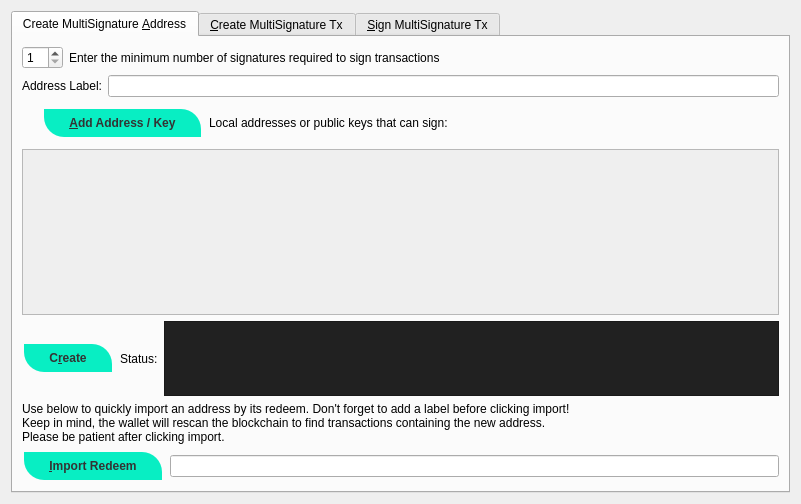
<?xml version="1.0" encoding="UTF-8"?>
<ui version="4.0">
 <class>MultisigDialog</class>
 <widget class="QDialog" name="MultisigDialog">
  <property name="geometry">
   <rect>
    <x>0</x>
    <y>0</y>
    <width>801</width>
    <height>504</height>
   </rect>
  </property>
  <property name="sizePolicy">
   <sizepolicy hsizetype="Fixed" vsizetype="Fixed">
    <horstretch>0</horstretch>
    <verstretch>0</verstretch>
   </sizepolicy>
  </property>
  <property name="windowTitle">
   <string>Multisignature Address Interactions</string>
  </property>
  <layout class="QVBoxLayout" name="verticalLayout_8">
   <item>
    <widget class="QTabWidget" name="multisigTabWidget">
     <property name="styleSheet">
      <string notr="true">QScrollArea{border: 1px solid #5b4c7c;}
QFrame{background-color:#f2f0f0;}
QLabel{background-color:#ffffff;}
QFrame &gt; QLabel{background-color:#f2f0f0;}</string>
     </property>
     <property name="tabShape">
      <enum>QTabWidget::Rounded</enum>
     </property>
     <property name="currentIndex">
      <number>0</number>
     </property>
     <property name="elideMode">
      <enum>Qt::ElideNone</enum>
     </property>
     <property name="documentMode">
      <bool>false</bool>
     </property>
     <property name="tabsClosable">
      <bool>false</bool>
     </property>
     <property name="tabBarAutoHide">
      <bool>false</bool>
     </property>
     <widget class="QWidget" name="addMultisigTab">
      <property name="sizePolicy">
       <sizepolicy hsizetype="Minimum" vsizetype="Minimum">
        <horstretch>0</horstretch>
        <verstretch>0</verstretch>
       </sizepolicy>
      </property>
      <attribute name="title">
       <string>Create MultiSignature &amp;Address</string>
      </attribute>
      <layout class="QVBoxLayout" name="verticalLayout">
       <item>
        <layout class="QHBoxLayout" name="enterMLayout">
         <item>
          <widget class="QSpinBox" name="enterMSpinbox">
           <property name="sizePolicy">
            <sizepolicy hsizetype="Fixed" vsizetype="Fixed">
             <horstretch>0</horstretch>
             <verstretch>0</verstretch>
            </sizepolicy>
           </property>
           <property name="toolTip">
            <string>How many people must sign to verify a transaction</string>
           </property>
           <property name="minimum">
            <number>1</number>
           </property>
           <property name="maximum">
            <number>16</number>
           </property>
           <property name="value">
            <number>1</number>
           </property>
          </widget>
         </item>
         <item>
          <widget class="QLabel" name="enterMLabel">
           <property name="styleSheet">
            <string notr="true">background:transparent;</string>
           </property>
           <property name="text">
            <string>Enter the minimum number of signatures required to sign transactions</string>
           </property>
          </widget>
         </item>
        </layout>
       </item>
       <item>
        <layout class="QHBoxLayout" name="addressLabelLayout">
         <item>
          <widget class="QLabel" name="addressLableLabel">
           <property name="styleSheet">
            <string notr="true">background:transparent;
</string>
           </property>
           <property name="text">
            <string>Address Label:</string>
           </property>
          </widget>
         </item>
         <item>
          <widget class="QLineEdit" name="multisigAddressLabel"/>
         </item>
        </layout>
       </item>
       <item>
        <layout class="QHBoxLayout" name="addAddressLayout">
         <item>
          <spacer name="verticalSpacer">
           <property name="orientation">
            <enum>Qt::Vertical</enum>
           </property>
           <property name="sizeType">
            <enum>QSizePolicy::Minimum</enum>
           </property>
           <property name="sizeHint" stdset="0">
            <size>
             <width>20</width>
             <height>40</height>
            </size>
           </property>
          </spacer>
         </item>
         <item>
          <widget class="QPushButton" name="addAddressButton">
           <property name="toolTip">
            <string>Add another address that could sign to verify a transaction from the multisig address.</string>
           </property>
           <property name="styleSheet">
            <string notr="true"> .QPushButton {
  background-color: #08EEC3;
	border: 0;
	color:#333;
	font-size:12px;
	font-weight:bold;
	padding-left:25px;
	padding-right:25px;
	padding-top:1px;
	padding-bottom:1px;
	height: 26px;
	margin: 2px;
	border-top-right-radius: 20px;
	border-bottom-left-radius: 20px;
}


 .QPushButton:hover {
background-color: #07BC9C;
}

 .QPushButton:pressed{
background-color: #09D9B7;
	border:1px solid #333333;
}
</string>
           </property>
           <property name="text">
            <string>&amp;Add Address / Key</string>
           </property>
           <property name="icon">
            <iconset resource="../caluracoin.qrc">
             <normaloff>:/icons/add</normaloff>:/icons/add</iconset>
           </property>
           <property name="autoDefault">
            <bool>false</bool>
           </property>
          </widget>
         </item>
         <item>
          <widget class="QLabel" name="addAddressLabel">
           <property name="sizePolicy">
            <sizepolicy hsizetype="Preferred" vsizetype="Fixed">
             <horstretch>0</horstretch>
             <verstretch>0</verstretch>
            </sizepolicy>
           </property>
           <property name="styleSheet">
            <string notr="true">background:transparent;</string>
           </property>
           <property name="text">
            <string>Local addresses or public keys that can sign:</string>
           </property>
          </widget>
         </item>
         <item>
          <spacer name="addAddressSpacer_2">
           <property name="orientation">
            <enum>Qt::Horizontal</enum>
           </property>
           <property name="sizeHint" stdset="0">
            <size>
             <width>40</width>
             <height>10</height>
            </size>
           </property>
          </spacer>
         </item>
        </layout>
       </item>
       <item>
        <widget class="QScrollArea" name="addAddressScrollArea">
         <property name="sizePolicy">
          <sizepolicy hsizetype="Preferred" vsizetype="Expanding">
           <horstretch>0</horstretch>
           <verstretch>0</verstretch>
          </sizepolicy>
         </property>
         <property name="widgetResizable">
          <bool>true</bool>
         </property>
         <widget class="QWidget" name="addAddressWidget">
          <property name="geometry">
           <rect>
            <x>0</x>
            <y>0</y>
            <width>759</width>
            <height>155</height>
           </rect>
          </property>
          <layout class="QVBoxLayout" name="verticalLayout_5">
           <item>
            <layout class="QVBoxLayout" name="addressList"/>
           </item>
          </layout>
         </widget>
        </widget>
       </item>
       <item>
        <layout class="QHBoxLayout" name="addMultisigLayout">
         <item>
          <widget class="QPushButton" name="addMultisigButton">
           <property name="sizePolicy">
            <sizepolicy hsizetype="Preferred" vsizetype="Fixed">
             <horstretch>0</horstretch>
             <verstretch>0</verstretch>
            </sizepolicy>
           </property>
           <property name="toolTip">
            <string>Create a new multisig address</string>
           </property>
           <property name="toolTipDuration">
            <number>-3</number>
           </property>
           <property name="styleSheet">
            <string notr="true"> .QPushButton {
  background-color: #08EEC3;
	border: 0;
	color:#333;
	font-size:12px;
	font-weight:bold;
	padding-left:25px;
	padding-right:25px;
	padding-top:1px;
	padding-bottom:1px;
	height: 26px;
	margin: 2px;
	border-top-right-radius: 20px;
	border-bottom-left-radius: 20px;
}


 .QPushButton:hover {
background-color: #07BC9C;
}

 .QPushButton:pressed{
background-color: #09D9B7;
	border:1px solid #333333;
}
</string>
           </property>
           <property name="text">
            <string>C&amp;reate</string>
           </property>
           <property name="icon">
            <iconset resource="../caluracoin.qrc">
             <normaloff>:/icons/filesave</normaloff>:/icons/filesave</iconset>
           </property>
           <property name="autoDefault">
            <bool>false</bool>
           </property>
          </widget>
         </item>
         <item>
          <widget class="QLabel" name="label">
           <property name="styleSheet">
            <string notr="true">background:transparent;</string>
           </property>
           <property name="text">
            <string>Status:</string>
           </property>
          </widget>
         </item>
         <item>
          <widget class="QTextEdit" name="addMultisigStatus">
           <property name="sizePolicy">
            <sizepolicy hsizetype="Expanding" vsizetype="Fixed">
             <horstretch>0</horstretch>
             <verstretch>0</verstretch>
            </sizepolicy>
           </property>
           <property name="maximumSize">
            <size>
             <width>16777215</width>
             <height>75</height>
            </size>
           </property>
           <property name="styleSheet">
            <string notr="true">	background-color: #212121;</string>
           </property>
           <property name="readOnly">
            <bool>true</bool>
           </property>
           <property name="textInteractionFlags">
            <set>Qt::TextSelectableByKeyboard|Qt::TextSelectableByMouse</set>
           </property>
          </widget>
         </item>
        </layout>
       </item>
       <item>
        <widget class="QLabel" name="label_2">
         <property name="sizePolicy">
          <sizepolicy hsizetype="Preferred" vsizetype="Preferred">
           <horstretch>0</horstretch>
           <verstretch>0</verstretch>
          </sizepolicy>
         </property>
         <property name="styleSheet">
          <string notr="true">background:transparent;</string>
         </property>
         <property name="text">
          <string>Use below to quickly import an address by its redeem. Don't forget to add a label before clicking import!
Keep in mind, the wallet will rescan the blockchain to find transactions containing the new address.
Please be patient after clicking import.</string>
         </property>
         <property name="scaledContents">
          <bool>false</bool>
         </property>
         <property name="wordWrap">
          <bool>true</bool>
         </property>
        </widget>
       </item>
       <item>
        <layout class="QHBoxLayout" name="importLayout">
         <item>
          <widget class="QPushButton" name="importAddressButton">
           <property name="sizePolicy">
            <sizepolicy hsizetype="Fixed" vsizetype="Fixed">
             <horstretch>0</horstretch>
             <verstretch>0</verstretch>
            </sizepolicy>
           </property>
           <property name="styleSheet">
            <string notr="true"> .QPushButton {
  background-color: #08EEC3;
	border: 0;
	color:#333;
	font-size:12px;
	font-weight:bold;
	padding-left:25px;
	padding-right:25px;
	padding-top:1px;
	padding-bottom:1px;
	height: 26px;
	margin: 2px;
	border-top-right-radius: 20px;
	border-bottom-left-radius: 20px;
}


 .QPushButton:hover {
background-color: #07BC9C;
}

 .QPushButton:pressed{
background-color: #09D9B7;
	border:1px solid #333333;
}
</string>
           </property>
           <property name="text">
            <string>&amp;Import Redeem</string>
           </property>
           <property name="icon">
            <iconset resource="../caluracoin.qrc">
             <normaloff>:/icons/receiving_addresses</normaloff>:/icons/receiving_addresses</iconset>
           </property>
          </widget>
         </item>
         <item>
          <widget class="QLineEdit" name="importRedeem">
           <property name="sizePolicy">
            <sizepolicy hsizetype="Preferred" vsizetype="Fixed">
             <horstretch>0</horstretch>
             <verstretch>0</verstretch>
            </sizepolicy>
           </property>
          </widget>
         </item>
        </layout>
       </item>
      </layout>
     </widget>
     <widget class="QWidget" name="createTransactionTab">
      <attribute name="title">
       <string>&amp;Create MultiSignature Tx</string>
      </attribute>
      <layout class="QVBoxLayout" name="verticalLayout_3">
       <item>
        <layout class="QHBoxLayout" name="horizontalLayout_2">
         <item>
          <layout class="QVBoxLayout" name="createTxLayout">
           <item>
            <layout class="QHBoxLayout" name="addTxInputLayout">
             <item>
              <widget class="QLabel" name="addTxInputLabel">
               <property name="sizePolicy">
                <sizepolicy hsizetype="Fixed" vsizetype="Preferred">
                 <horstretch>0</horstretch>
                 <verstretch>0</verstretch>
                </sizepolicy>
               </property>
               <property name="styleSheet">
                <string notr="true">background:transparent;
</string>
               </property>
               <property name="text">
                <string>Inputs:</string>
               </property>
              </widget>
             </item>
             <item>
              <widget class="QPushButton" name="pushButtonCoinControl">
               <property name="sizePolicy">
                <sizepolicy hsizetype="Preferred" vsizetype="Fixed">
                 <horstretch>0</horstretch>
                 <verstretch>0</verstretch>
                </sizepolicy>
               </property>
               <property name="styleSheet">
                <string notr="true"> .QPushButton {
  background-color: #08EEC3;
	border: 0;
	color:#333;
	font-size:12px;
	font-weight:bold;
	padding-left:25px;
	padding-right:25px;
	padding-top:1px;
	padding-bottom:1px;
	height: 26px;
	margin: 2px;
	border-top-right-radius: 20px;
	border-bottom-left-radius: 20px;
}


 .QPushButton:hover {
background-color: #07BC9C;
}

 .QPushButton:pressed{
background-color: #09D9B7;
	border:1px solid #333333;
}
</string>
               </property>
               <property name="text">
                <string>Coin Control</string>
               </property>
              </widget>
             </item>
             <item>
              <layout class="QFormLayout" name="formLayout_2">
               <property name="rightMargin">
                <number>10</number>
               </property>
               <item row="0" column="0">
                <widget class="QLabel" name="labelQuantity">
                 <property name="styleSheet">
                  <string notr="true">background:transparent;
</string>
                 </property>
                 <property name="text">
                  <string>Quantity Selected:</string>
                 </property>
                </widget>
               </item>
               <item row="0" column="1">
                <widget class="QLabel" name="labelQuantity_int">
                 <property name="styleSheet">
                  <string notr="true">background:transparent;
</string>
                 </property>
                 <property name="text">
                  <string>0</string>
                 </property>
                </widget>
               </item>
               <item row="1" column="0">
                <widget class="QLabel" name="labelAmount">
                 <property name="styleSheet">
                  <string notr="true">background:transparent;
</string>
                 </property>
                 <property name="text">
                  <string>Amount:</string>
                 </property>
                </widget>
               </item>
               <item row="1" column="1">
                <widget class="QLabel" name="labelAmount_int">
                 <property name="styleSheet">
                  <string notr="true">background:transparent;
</string>
                 </property>
                 <property name="text">
                  <string>0</string>
                 </property>
                </widget>
               </item>
              </layout>
             </item>
             <item>
              <widget class="QPushButton" name="addInputButton">
               <property name="sizePolicy">
                <sizepolicy hsizetype="Preferred" vsizetype="Fixed">
                 <horstretch>0</horstretch>
                 <verstretch>0</verstretch>
                </sizepolicy>
               </property>
               <property name="toolTip">
                <string>Add an input to fund the outputs</string>
               </property>
               <property name="styleSheet">
                <string notr="true"> .QPushButton {
  background-color: #08EEC3;
	border: 0;
	color:#333;
	font-size:12px;
	font-weight:bold;
	padding-left:25px;
	padding-right:25px;
	padding-top:1px;
	padding-bottom:1px;
	height: 26px;
	margin: 2px;
	border-top-right-radius: 20px;
	border-bottom-left-radius: 20px;
}


 .QPushButton:hover {
background-color: #07BC9C;
}

 .QPushButton:pressed{
background-color: #09D9B7;
	border:1px solid #333333;
}
</string>
               </property>
               <property name="text">
                <string>Add a Raw Input</string>
               </property>
               <property name="icon">
                <iconset resource="../caluracoin.qrc">
                 <normaloff>:/css/default</normaloff>:/css/default</iconset>
               </property>
              </widget>
             </item>
            </layout>
           </item>
           <item>
            <widget class="QScrollArea" name="txInputsScrollArea">
             <property name="sizePolicy">
              <sizepolicy hsizetype="Preferred" vsizetype="Expanding">
               <horstretch>0</horstretch>
               <verstretch>0</verstretch>
              </sizepolicy>
             </property>
             <property name="widgetResizable">
              <bool>true</bool>
             </property>
             <widget class="QWidget" name="txInputsWidget">
              <property name="geometry">
               <rect>
                <x>0</x>
                <y>0</y>
                <width>747</width>
                <height>70</height>
               </rect>
              </property>
              <layout class="QVBoxLayout" name="verticalLayout_7">
               <item>
                <layout class="QVBoxLayout" name="inputsList"/>
               </item>
               <item>
                <spacer name="txInputsSpacer">
                 <property name="orientation">
                  <enum>Qt::Vertical</enum>
                 </property>
                 <property name="sizeHint" stdset="0">
                  <size>
                   <width>20</width>
                   <height>40</height>
                  </size>
                 </property>
                </spacer>
               </item>
              </layout>
             </widget>
            </widget>
           </item>
           <item>
            <layout class="QHBoxLayout" name="addDestinationLayout">
             <item>
              <widget class="QLabel" name="addDestinationLabel">
               <property name="styleSheet">
                <string notr="true">background:transparent;
</string>
               </property>
               <property name="text">
                <string>Address / Amount:</string>
               </property>
              </widget>
             </item>
             <item>
              <widget class="QPushButton" name="addDestinationButton">
               <property name="sizePolicy">
                <sizepolicy hsizetype="Fixed" vsizetype="Fixed">
                 <horstretch>0</horstretch>
                 <verstretch>0</verstretch>
                </sizepolicy>
               </property>
               <property name="toolTip">
                <string>Add destinations to send CLRC to</string>
               </property>
               <property name="styleSheet">
                <string notr="true"> .QPushButton {
  background-color: #08EEC3;
	border: 0;
	color:#333;
	font-size:12px;
	font-weight:bold;
	padding-left:25px;
	padding-right:25px;
	padding-top:1px;
	padding-bottom:1px;
	height: 26px;
	margin: 2px;
	border-top-right-radius: 20px;
	border-bottom-left-radius: 20px;
}


 .QPushButton:hover {
background-color: #07BC9C;
}

 .QPushButton:pressed{
background-color: #09D9B7;
	border:1px solid #333333;
}
</string>
               </property>
               <property name="text">
                <string>Add &amp;Destination</string>
               </property>
               <property name="icon">
                <iconset resource="../caluracoin.qrc">
                 <normaloff>:/icons/add</normaloff>:/icons/add</iconset>
               </property>
              </widget>
             </item>
             <item>
              <spacer name="addDestinationHorizontalSpacer">
               <property name="orientation">
                <enum>Qt::Horizontal</enum>
               </property>
               <property name="sizeHint" stdset="0">
                <size>
                 <width>40</width>
                 <height>20</height>
                </size>
               </property>
              </spacer>
             </item>
            </layout>
           </item>
           <item>
            <widget class="QScrollArea" name="destionationsScrollArea">
             <property name="sizePolicy">
              <sizepolicy hsizetype="Expanding" vsizetype="Expanding">
               <horstretch>0</horstretch>
               <verstretch>0</verstretch>
              </sizepolicy>
             </property>
             <property name="widgetResizable">
              <bool>true</bool>
             </property>
             <widget class="QWidget" name="destinationsScrollAreaContents">
              <property name="geometry">
               <rect>
                <x>0</x>
                <y>0</y>
                <width>747</width>
                <height>69</height>
               </rect>
              </property>
              <layout class="QVBoxLayout" name="verticalLayout_11">
               <item>
                <layout class="QVBoxLayout" name="destinationsList"/>
               </item>
               <item>
                <spacer name="destinationsSpacer">
                 <property name="orientation">
                  <enum>Qt::Vertical</enum>
                 </property>
                 <property name="sizeHint" stdset="0">
                  <size>
                   <width>20</width>
                   <height>20</height>
                  </size>
                 </property>
                </spacer>
               </item>
              </layout>
             </widget>
            </widget>
           </item>
           <item>
            <layout class="QHBoxLayout" name="horizontalLayout_4">
             <item>
              <widget class="QPushButton" name="createButton">
               <property name="sizePolicy">
                <sizepolicy hsizetype="Fixed" vsizetype="Fixed">
                 <horstretch>0</horstretch>
                 <verstretch>0</verstretch>
                </sizepolicy>
               </property>
               <property name="minimumSize">
                <size>
                 <width>150</width>
                 <height>0</height>
                </size>
               </property>
               <property name="toolTip">
                <string>Create a transaction object using the given inputs to the given outputs</string>
               </property>
               <property name="styleSheet">
                <string notr="true"> .QPushButton {
  background-color: #08EEC3;
	border: 0;
	color:#333;
	font-size:12px;
	font-weight:bold;
	padding-left:25px;
	padding-right:25px;
	padding-top:1px;
	padding-bottom:1px;
	height: 26px;
	margin: 2px;
	border-top-right-radius: 20px;
	border-bottom-left-radius: 20px;
}


 .QPushButton:hover {
background-color: #07BC9C;
}

 .QPushButton:pressed{
background-color: #09D9B7;
	border:1px solid #333333;
}
</string>
               </property>
               <property name="text">
                <string>Cr&amp;eate</string>
               </property>
               <property name="icon">
                <iconset resource="../caluracoin.qrc">
                 <normaloff>:/icons/export</normaloff>:/icons/export</iconset>
               </property>
               <property name="autoDefault">
                <bool>false</bool>
               </property>
               <property name="default">
                <bool>true</bool>
               </property>
              </widget>
             </item>
             <item>
              <widget class="QLabel" name="createButtonLabel">
               <property name="sizePolicy">
                <sizepolicy hsizetype="Fixed" vsizetype="Preferred">
                 <horstretch>0</horstretch>
                 <verstretch>0</verstretch>
                </sizepolicy>
               </property>
               <property name="styleSheet">
                <string notr="true">background:transparent;
</string>
               </property>
               <property name="text">
                <string>Status:</string>
               </property>
               <property name="alignment">
                <set>Qt::AlignRight|Qt::AlignTrailing|Qt::AlignVCenter</set>
               </property>
              </widget>
             </item>
             <item>
              <widget class="QTextEdit" name="createButtonStatus">
               <property name="sizePolicy">
                <sizepolicy hsizetype="Expanding" vsizetype="Minimum">
                 <horstretch>0</horstretch>
                 <verstretch>0</verstretch>
                </sizepolicy>
               </property>
               <property name="maximumSize">
                <size>
                 <width>16777215</width>
                 <height>16777215</height>
                </size>
               </property>
               <property name="styleSheet">
                <string notr="true">background:rgba(129, 129, 129,0.5);</string>
               </property>
               <property name="readOnly">
                <bool>true</bool>
               </property>
               <property name="html">
                <string>&lt;!DOCTYPE HTML PUBLIC &quot;-//W3C//DTD HTML 4.0//EN&quot; &quot;http://www.w3.org/TR/REC-html40/strict.dtd&quot;&gt;
&lt;html&gt;&lt;head&gt;&lt;meta name=&quot;qrichtext&quot; content=&quot;1&quot; /&gt;&lt;style type=&quot;text/css&quot;&gt;
p, li { white-space: pre-wrap; }
&lt;/style&gt;&lt;/head&gt;&lt;body style=&quot; font-family:'Sans Serif'; font-size:9pt; font-weight:400; font-style:normal;&quot;&gt;
&lt;p style=&quot;-qt-paragraph-type:empty; margin-top:0px; margin-bottom:0px; margin-left:0px; margin-right:0px; -qt-block-indent:0; text-indent:0px; font-family:'Noto Sans';&quot;&gt;&lt;br /&gt;&lt;/p&gt;&lt;/body&gt;&lt;/html&gt;</string>
               </property>
              </widget>
             </item>
            </layout>
           </item>
          </layout>
         </item>
         <item>
          <layout class="QHBoxLayout" name="horizontalLayout_3"/>
         </item>
        </layout>
       </item>
      </layout>
     </widget>
     <widget class="QWidget" name="signMultisigTransaction">
      <property name="styleSheet">
       <string notr="true">txScrollArea:{
	border: 1px solid #5b4c7c;
}
keyScrollArea:{
	border: 1px solid #5b4c7c;
}
txScrollArea:{
	border: 1px solid #5b4c7c;
}</string>
      </property>
      <attribute name="title">
       <string>&amp;Sign MultiSignature Tx</string>
      </attribute>
      <layout class="QVBoxLayout" name="verticalLayout_4">
       <item>
        <layout class="QHBoxLayout" name="transactionHexLayout">
         <item>
          <widget class="QLabel" name="transactionHexLabel">
           <property name="styleSheet">
            <string notr="true">background:transparent;
</string>
           </property>
           <property name="text">
            <string>Transaction Hex:</string>
           </property>
          </widget>
         </item>
         <item>
          <widget class="QLineEdit" name="transactionHex">
           <property name="toolTip">
            <string/>
           </property>
          </widget>
         </item>
        </layout>
       </item>
       <item>
        <layout class="QHBoxLayout" name="horizontalLayout">
         <item>
          <layout class="QVBoxLayout" name="verticalLayout_2">
           <item>
            <layout class="QHBoxLayout" name="horizontalLayout_7">
             <item>
              <widget class="QPushButton" name="signButton">
               <property name="sizePolicy">
                <sizepolicy hsizetype="Preferred" vsizetype="Fixed">
                 <horstretch>0</horstretch>
                 <verstretch>0</verstretch>
                </sizepolicy>
               </property>
               <property name="minimumSize">
                <size>
                 <width>150</width>
                 <height>0</height>
                </size>
               </property>
               <property name="toolTip">
                <string>Sign the transaction from this wallet or from provided private keys</string>
               </property>
               <property name="styleSheet">
                <string notr="true"> .QPushButton {
  background-color: #08EEC3;
	border: 0;
	color:#333;
	font-size:12px;
	font-weight:bold;
	padding-left:25px;
	padding-right:25px;
	padding-top:1px;
	padding-bottom:1px;
	height: 26px;
	margin: 2px;
	border-top-right-radius: 20px;
	border-bottom-left-radius: 20px;
}


 .QPushButton:hover {
background-color: #07BC9C;
}

 .QPushButton:pressed{
background-color: #09D9B7;
	border:1px solid #333333;
}
</string>
               </property>
               <property name="text">
                <string>S&amp;ign</string>
               </property>
               <property name="icon">
                <iconset resource="../caluracoin.qrc">
                 <normaloff>:/icons/edit</normaloff>:/icons/edit</iconset>
               </property>
               <property name="autoDefault">
                <bool>false</bool>
               </property>
               <property name="default">
                <bool>true</bool>
               </property>
              </widget>
             </item>
             <item>
              <widget class="QPushButton" name="commitButton">
               <property name="enabled">
                <bool>false</bool>
               </property>
               <property name="sizePolicy">
                <sizepolicy hsizetype="Preferred" vsizetype="Fixed">
                 <horstretch>0</horstretch>
                 <verstretch>0</verstretch>
                </sizepolicy>
               </property>
               <property name="toolTip">
                <string>&lt;html&gt;&lt;head/&gt;&lt;body&gt;&lt;p&gt;DISABLED until transaction has been signed enough times.&lt;/p&gt;&lt;/body&gt;&lt;/html&gt;</string>
               </property>
               <property name="autoFillBackground">
                <bool>false</bool>
               </property>
               <property name="styleSheet">
                <string notr="true"> .QPushButton {
  background-color: #08EEC3;
	border: 0;
	color:#333;
	font-size:12px;
	font-weight:bold;
	padding-left:25px;
	padding-right:25px;
	padding-top:1px;
	padding-bottom:1px;
	height: 26px;
	margin: 2px;
	border-top-right-radius: 20px;
	border-bottom-left-radius: 20px;
}


 .QPushButton:hover {
background-color: #07BC9C;
}

 .QPushButton:pressed{
background-color: #09D9B7;
	border:1px solid #333333;
}
</string>
               </property>
               <property name="text">
                <string>Co&amp;mmit</string>
               </property>
               <property name="icon">
                <iconset resource="../caluracoin.qrc">
                 <normaloff>:/icons/send</normaloff>:/icons/send</iconset>
               </property>
               <property name="autoDefault">
                <bool>true</bool>
               </property>
              </widget>
             </item>
             <item>
              <layout class="QHBoxLayout" name="addPrivKeyLayout">
               <item>
                <widget class="QPushButton" name="addPrivKeyButton">
                 <property name="sizePolicy">
                  <sizepolicy hsizetype="Fixed" vsizetype="Fixed">
                   <horstretch>0</horstretch>
                   <verstretch>0</verstretch>
                  </sizepolicy>
                 </property>
                 <property name="toolTip">
                  <string>Add private keys to sign the transaction with</string>
                 </property>
                 <property name="styleSheet">
                  <string notr="true"> .QPushButton {
  background-color: #08EEC3;
	border: 0;
	color:#333;
	font-size:12px;
	font-weight:bold;
	padding-left:25px;
	padding-right:25px;
	padding-top:1px;
	padding-bottom:1px;
	height: 26px;
	margin: 2px;
	border-top-right-radius: 20px;
	border-bottom-left-radius: 20px;
}


 .QPushButton:hover {
background-color: #07BC9C;
}

 .QPushButton:pressed{
background-color: #09D9B7;
	border:1px solid #333333;
}
</string>
                 </property>
                 <property name="text">
                  <string>Add Private &amp;Key</string>
                 </property>
                 <property name="icon">
                  <iconset resource="../caluracoin.qrc">
                   <normaloff>:/icons/add</normaloff>:/icons/add</iconset>
                 </property>
                </widget>
               </item>
               <item>
                <widget class="QLabel" name="addPrivKeyLabel">
                 <property name="styleSheet">
                  <string notr="true">background:transparent;
</string>
                 </property>
                 <property name="text">
                  <string>Sign with only private keys (Not Recommened)</string>
                 </property>
                </widget>
               </item>
              </layout>
             </item>
            </layout>
           </item>
           <item>
            <layout class="QHBoxLayout" name="horizontalLayout_5">
             <item>
              <widget class="QLabel" name="signButtonStatusLabel">
               <property name="styleSheet">
                <string notr="true">background:transparent;
</string>
               </property>
               <property name="text">
                <string>Status:</string>
               </property>
              </widget>
             </item>
             <item>
              <widget class="QTextEdit" name="signButtonStatus">
               <property name="sizePolicy">
                <sizepolicy hsizetype="Expanding" vsizetype="Preferred">
                 <horstretch>0</horstretch>
                 <verstretch>0</verstretch>
                </sizepolicy>
               </property>
               <property name="maximumSize">
                <size>
                 <width>16777215</width>
                 <height>16777215</height>
                </size>
               </property>
               <property name="styleSheet">
                <string notr="true">	background-color: #212121;</string>
               </property>
               <property name="verticalScrollBarPolicy">
                <enum>Qt::ScrollBarAsNeeded</enum>
               </property>
               <property name="readOnly">
                <bool>true</bool>
               </property>
               <property name="textInteractionFlags">
                <set>Qt::TextSelectableByKeyboard|Qt::TextSelectableByMouse</set>
               </property>
              </widget>
             </item>
            </layout>
           </item>
           <item>
            <widget class="QScrollArea" name="keyScrollArea">
             <property name="sizePolicy">
              <sizepolicy hsizetype="Expanding" vsizetype="Expanding">
               <horstretch>0</horstretch>
               <verstretch>0</verstretch>
              </sizepolicy>
             </property>
             <property name="widgetResizable">
              <bool>true</bool>
             </property>
             <widget class="QWidget" name="keyScrollAreaContents">
              <property name="geometry">
               <rect>
                <x>0</x>
                <y>0</y>
                <width>755</width>
                <height>68</height>
               </rect>
              </property>
              <layout class="QVBoxLayout" name="verticalLayout_9">
               <item>
                <layout class="QVBoxLayout" name="keyList"/>
               </item>
               <item>
                <spacer name="keySpacer">
                 <property name="orientation">
                  <enum>Qt::Vertical</enum>
                 </property>
                 <property name="sizeHint" stdset="0">
                  <size>
                   <width>20</width>
                   <height>40</height>
                  </size>
                 </property>
                </spacer>
               </item>
              </layout>
             </widget>
            </widget>
           </item>
          </layout>
         </item>
        </layout>
       </item>
       <item>
        <spacer name="verticalSpacer_2">
         <property name="orientation">
          <enum>Qt::Vertical</enum>
         </property>
         <property name="sizeHint" stdset="0">
          <size>
           <width>20</width>
           <height>40</height>
          </size>
         </property>
        </spacer>
       </item>
      </layout>
     </widget>
    </widget>
   </item>
  </layout>
 </widget>
 <resources>
  <include location="../caluracoin.qrc"/>
 </resources>
 <connections/>
</ui>
